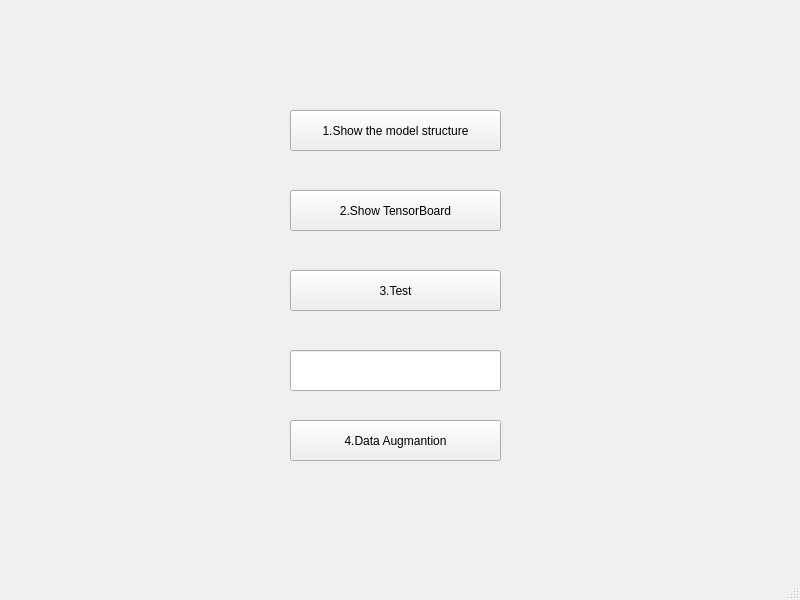
<?xml version="1.0" encoding="UTF-8"?>
<ui version="4.0">
 <class>MainWindow</class>
 <widget class="QMainWindow" name="MainWindow">
  <property name="geometry">
   <rect>
    <x>0</x>
    <y>0</y>
    <width>800</width>
    <height>600</height>
   </rect>
  </property>
  <property name="windowTitle">
   <string>MainWindow</string>
  </property>
  <widget class="QWidget" name="centralwidget">
   <widget class="QPushButton" name="pushButton">
    <property name="geometry">
     <rect>
      <x>290</x>
      <y>110</y>
      <width>211</width>
      <height>41</height>
     </rect>
    </property>
    <property name="text">
     <string>1.Show the model structure</string>
    </property>
   </widget>
   <widget class="QPushButton" name="pushButton_2">
    <property name="geometry">
     <rect>
      <x>290</x>
      <y>190</y>
      <width>211</width>
      <height>41</height>
     </rect>
    </property>
    <property name="text">
     <string>2.Show TensorBoard</string>
    </property>
   </widget>
   <widget class="QPushButton" name="pushButton_3">
    <property name="geometry">
     <rect>
      <x>290</x>
      <y>270</y>
      <width>211</width>
      <height>41</height>
     </rect>
    </property>
    <property name="text">
     <string>3.Test</string>
    </property>
   </widget>
   <widget class="QLineEdit" name="lineEdit">
    <property name="geometry">
     <rect>
      <x>290</x>
      <y>350</y>
      <width>211</width>
      <height>41</height>
     </rect>
    </property>
   </widget>
   <widget class="QPushButton" name="pushButton_4">
    <property name="geometry">
     <rect>
      <x>290</x>
      <y>420</y>
      <width>211</width>
      <height>41</height>
     </rect>
    </property>
    <property name="text">
     <string>4.Data Augmantion</string>
    </property>
   </widget>
  </widget>
  <widget class="QMenuBar" name="menubar">
   <property name="geometry">
    <rect>
     <x>0</x>
     <y>0</y>
     <width>800</width>
     <height>25</height>
    </rect>
   </property>
  </widget>
  <widget class="QStatusBar" name="statusbar"/>
 </widget>
 <resources/>
 <connections/>
</ui>
